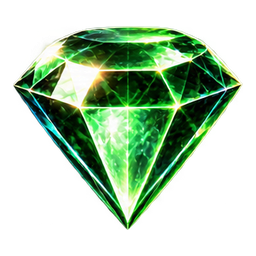
#> input picture src/da/stone_c2.png, 256 x 256 px
$ python -i cat_vp.py   (imports and definitions only)
#> lines starting #> are read from the running program, lines starting #| are printed output that depends on the picture
#> further down, picture is the input picture: PIL image 256x256 RGBA; mean R, G, B, A 36.2, 62.7, 35.5, 106.1
# V153 · (nguyên liệu/đá tách theo cụm `groups` vì khoảng trống rộng làm `gaps` đặt 2 nhát vào cùng khe) · Cắt bảng tranh GPT Phần K (vật phẩm) thành tệp game.
# Dùng: python3 claude_tools/cat_vp.py <thư_mục_K1> <thư_mục_K2> <thư_mục_ra>
#  K1: mat_<alloy|crystal|circuit|plasma>.png (3 cấp) → ra/mat/<id>1..3.png (128)
#      stone_c.png (5) → ra/da/stone_c1..5.png (256) · stone_x.png (3) → ra/da/stone_x3..5.png (256)
#  K2: skin_bullet_N/icon.png → ra/trade/skin_bullet_N.png (256) · skin_bullet_N/dan.png (4 khung) → ra/trade/skin_dan_N.png (4 ô 64×128)
#      skin_frame_N/icon.png → ra/trade/skin_frame_N.png (256) · skin_frame_N/hieu_ung.png (4 khung, mỗi khung 2 nửa rời)
#        → ra/trade/skin_hieu_ung_N.png (4 ô 256×256, cắt theo 4 CỘT ĐỀU của vùng có hình, cùng khung cho cả 4 → không giật)
#      boom_skin_N.png (8 khung) → ra/trade/boom_skin_N.png (8 ô 128 = 1024×128), khung 8 giảm alpha còn 45%
import sys,os
sys.path.insert(0,os.path.dirname(os.path.abspath(__file__)))
from cat_bo import gaps,groups,sheet,crop,fit
from PIL import Image
import numpy as np
def L(p):return Image.open(p).convert('RGBA')
def fade(cell,k):
    a=np.array(cell).astype(float);a[...,3]*=k;return Image.fromarray(a.astype('uint8'),'RGBA')
def even4(im,cw=256,ch=256,fill=.94):
#> called with cw = 256, ch = 256, fill = 0.94
    b=im.getchannel('A').point(lambda v:255 if v>10 else 0).getbbox();x0,y0,x1,y1=b;w=(x1-x0)/4
#> after `b = im.getchannel('A').point(lambda v: 255 if v > 10 else 0).getbbox()`: b = (13, 26, 243, 230)
#> after `x0, y0, x1, y1 = b`: x0 = 13; y0 = 26; x1 = 243; y1 = 230
#> after `w = (x1 - x0) / 4`: w = 57.5
    fr=[im.crop((int(x0+i*w),y0,int(x0+(i+1)*w),y1)) for i in range(4)]
#> fr = 4 items
    k=min(cw*fill/fr[0].width,ch*fill/fr[0].height);out=Image.new('RGBA',(cw*4,ch),(0,0,0,0))
#> after `k = min(cw * fill / fr[0].width, ch * fill / fr[0].height)`: k = 1.18
#> after `out = Image.new('RGBA', (cw * 4, ch), (0, 0, 0, 0))`: out: PIL image 1024x256 RGBA; every value is 0
    for i,f in enumerate(fr):
        f=f.resize((max(1,round(f.width*k)),max(1,round(f.height*k))),Image.LANCZOS);out.alpha_composite(f,(i*cw+(cw-f.width)//2,(ch-f.height)//2))
#> this loop made 4 passes
#> pass 1, in even4, `f = f.resize((max(1, round(f.width * k)), max(1, round(f.height * k)))`:
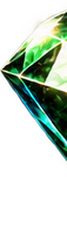
#> f: PIL image 67x241 RGBA; mean R, G, B, A 41.4, 59, 41.8, 86.7; transparent parts drawn white
#> pass 2, in even4, `f = f.resize((max(1, round(f.width * k)), max(1, round(f.height * k)))`:
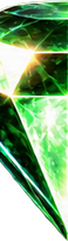
#> f: PIL image 68x241 RGBA; mean R, G, B, A 86.6, 128.4, 82, 208.7; transparent parts drawn white
#> pass 3, in even4, `f = f.resize((max(1, round(f.width * k)), max(1, round(f.height * k)))`:
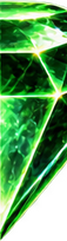
#> f: PIL image 67x241 RGBA; mean R, G, B, A 54.1, 119.9, 54.6, 209.8; transparent parts drawn white
#> after the loop:
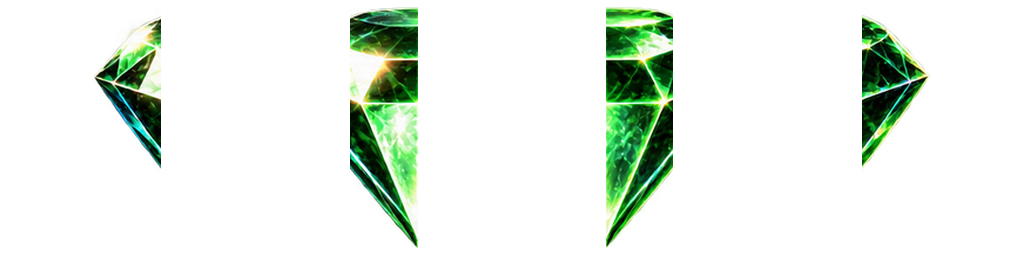
#> out: PIL image 1024x256 RGBA; mean R, G, B, A 12.6, 21.7, 12.4, 36.8; transparent parts drawn white
    return out
def main():
    k1,k2,ra=sys.argv[1:4];done=[]
    for d in ['mat','da','trade']:os.makedirs(os.path.join(ra,d),exist_ok=True)
    for m in ['alloy','crystal','circuit','plasma']:
        for i,f in enumerate(groups(L(f'{k1}/mat_{m}.png'),3),1):fit(f,128,128,.9).save(f'{ra}/mat/{m}{i}.png');done.append(f'mat/{m}{i}')
    for i,f in enumerate(groups(L(f'{k1}/stone_c.png'),5),1):fit(f,256,256,.9).save(f'{ra}/da/stone_c{i}.png');done.append(f'da/stone_c{i}')
    for i,f in zip((3,4,5),groups(L(f'{k1}/stone_x.png'),3)):fit(f,256,256,.9).save(f'{ra}/da/stone_x{i}.png');done.append(f'da/stone_x{i}')
    for n in range(1,7):
        b=f'{k2}/skin_bullet_{n}';fit(L(b+'/icon.png'),256,256,.9).save(f'{ra}/trade/skin_bullet_{n}.png')
        sheet(gaps(L(b+'/dan.png'),4),64,128,fill=.94).save(f'{ra}/trade/skin_dan_{n}.png')
        f=f'{k2}/skin_frame_{n}';fit(L(f+'/icon.png'),256,256,.9).save(f'{ra}/trade/skin_frame_{n}.png')
        even4(L(f+'/hieu_ung.png')).save(f'{ra}/trade/skin_hieu_ung_{n}.png')
        s=sheet(gaps(L(f'{k2}/boom_skin_{n}.png'),8),128,128,fill=.96);last=s.crop((896,0,1024,128));s.paste(Image.new('RGBA',(128,128),(0,0,0,0)),(896,0));s.alpha_composite(fade(last,.45),(896,0));s.save(f'{ra}/trade/boom_skin_{n}.png')
        done+= [f'skin_bullet_{n}',f'skin_dan_{n}',f'skin_frame_{n}',f'skin_hieu_ung_{n}',f'boom_skin_{n}']
    print(len(done),'tệp')
# [1 line not run here, left out]

>>> from PIL import Image
>>> picture = Image.open('../src/da/stone_c2.png')
>>> result = even4(picture)
